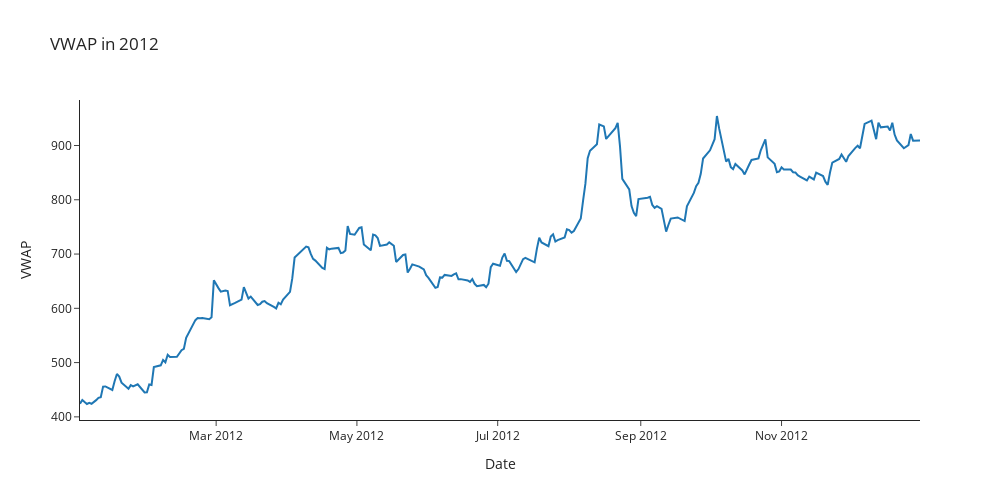

Notebook cell for this chart:
### Code cell
fig = go.Figure([go.Scatter(x=Train_Dataset.loc['2012', 'VWAP'].index,y=Train_Dataset.loc['2012', 'VWAP'])])
fig.update_layout(
    autosize=False,
    width=1000,
    height=500,
    title='VWAP in 2012',
    template="simple_white",
)
fig.update_xaxes(title="Date")
fig.update_yaxes(title="VWAP")

fig.show()

### Figure 1 — Plotly figure (JSON) as saved in the notebook; plotly's stock layout.template omitted (floating-point values rounded to 4 significant figures; data arrays with more than 128 entries replaced by an {"elided": "..."} marker saying what was removed)
{"data": [{"type": "scatter", "x": {"elided": "251 str values"}, "y": {"elided": "251 float values"}}], "layout": {"autosize": false, "height": 500, "title": {"text": "VWAP in 2012"}, "width": 1000, "xaxis": {"title": {"text": "Date"}}, "yaxis": {"title": {"text": "VWAP"}}}}
